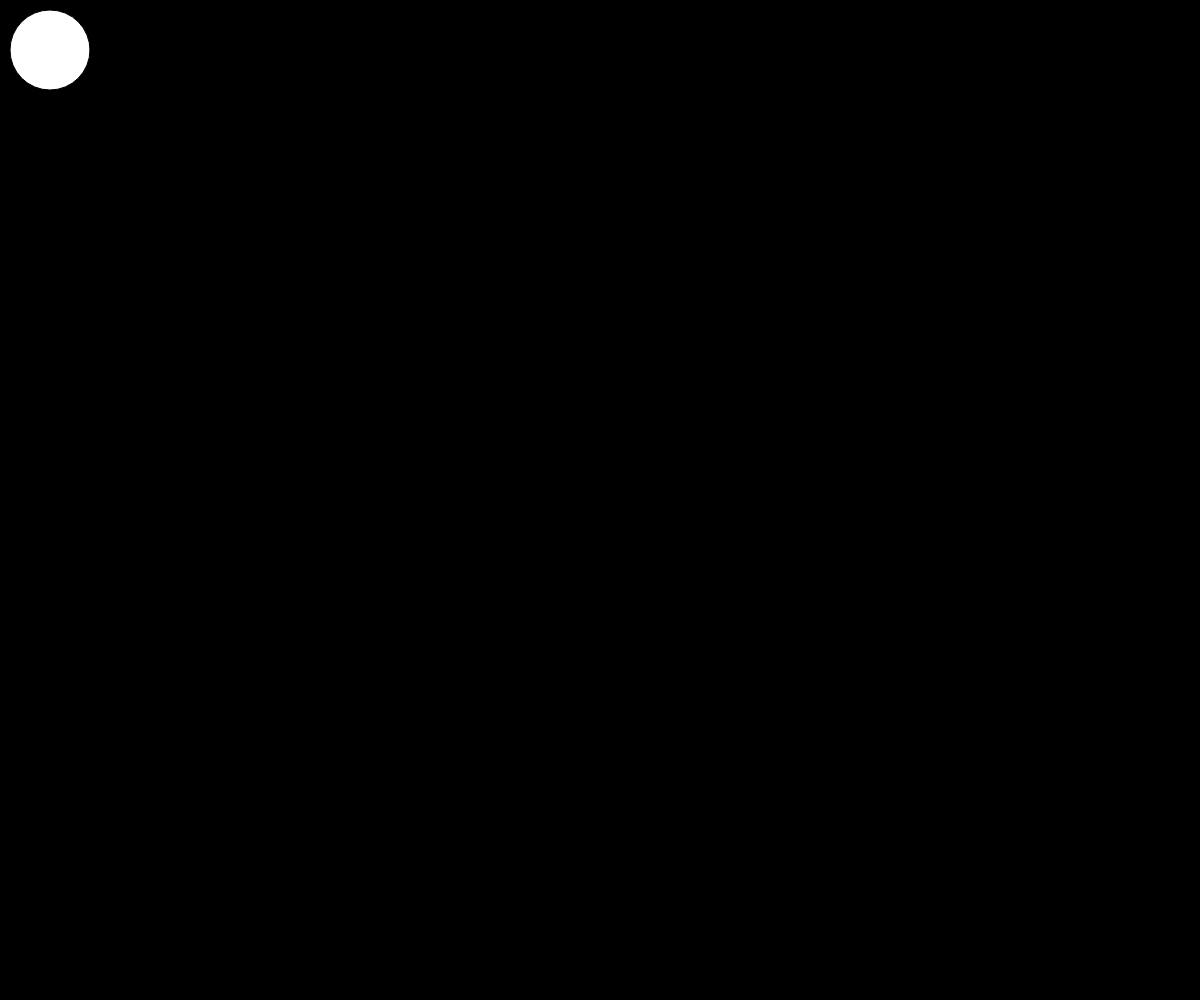
Frame 1 (no input)
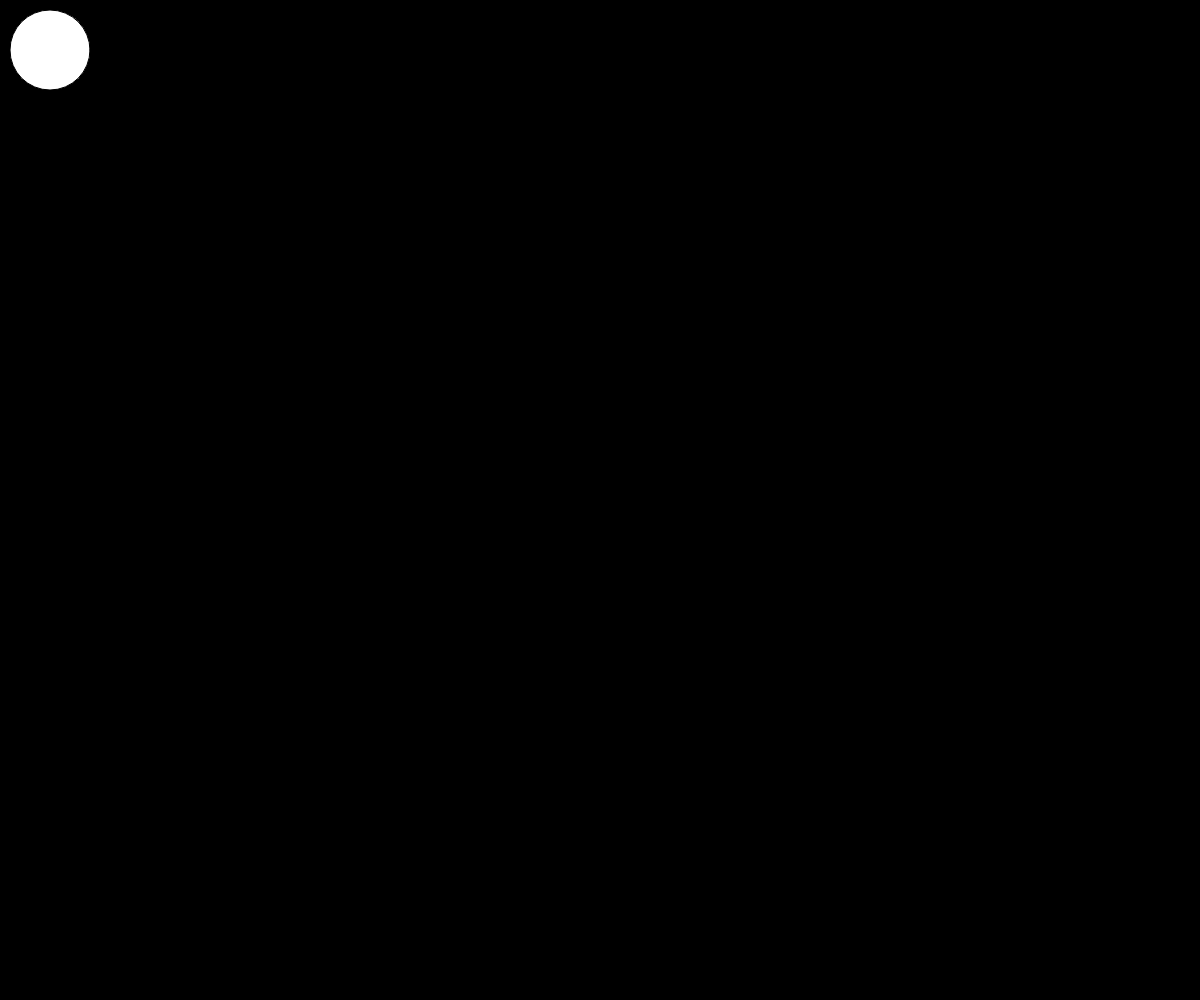
Frame 60 (no input)
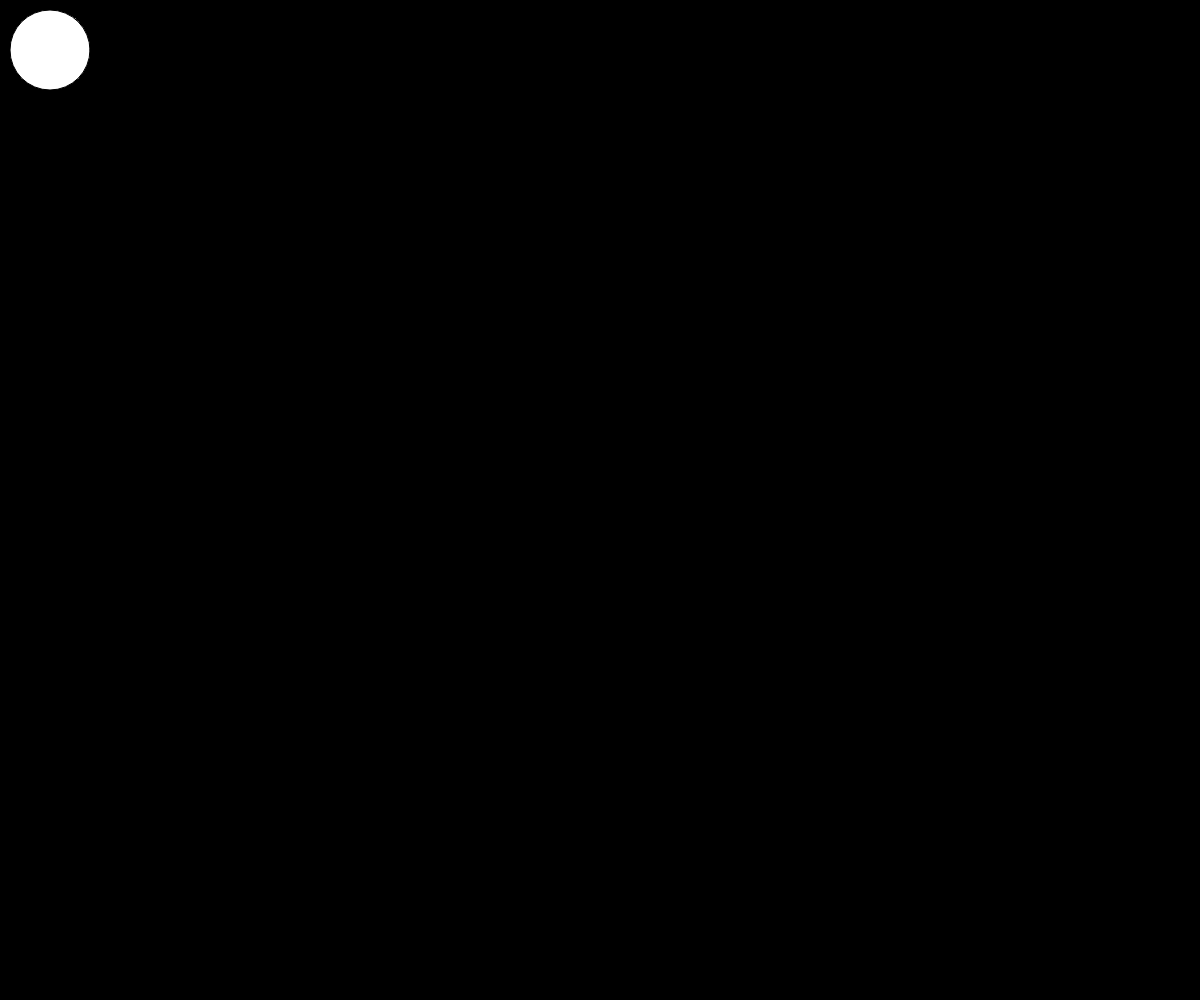
Frame 120 (the mouse pressed at the canvas centre since frame 60)

The p5.js sketch that drew these frames (run headless with seeded random() and noise() and a simulated clock; from frame 60 on, the mouse is pressed at the canvas centre):

// p5.js sketch
// ── sketch.js
function setup() {
  createCanvas(windowWidth,windowHeight);
  background(0);
  
}
function draw() {
  ellipse(50, 50, 80, 80);
}
